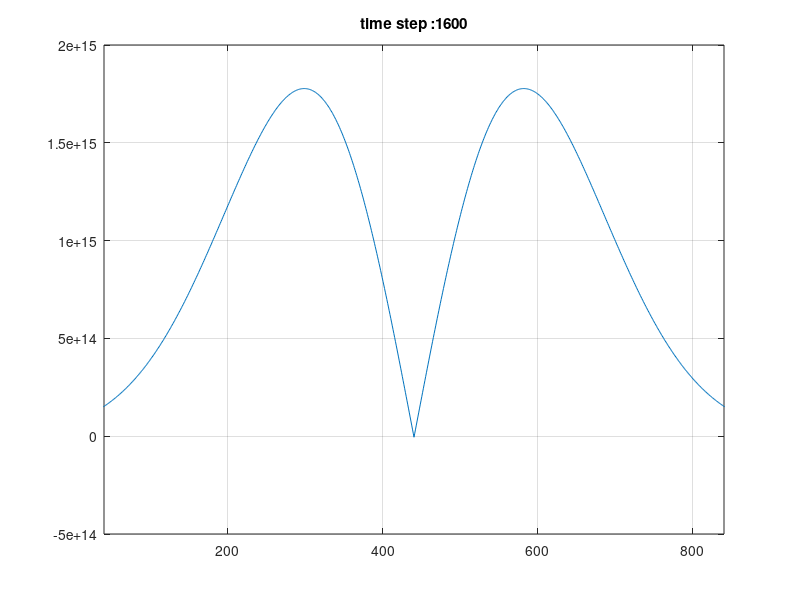

Source code (MATLAB):
%
% FDTD 1D in free space with CPML 
%
% AUTHOR:skiloop
% EMAIL:skiloop@126.com
%

clc
close all;

%% some constants
mu_0 = 1.2566370614359173e-06;   %
eps_0= 8.8541878176203892e-12;   %
C=299792458.0;      % speed of light

%% wave definition
amptidute=100;
frequency=110E9;
T=1/frequency;
lambda=C*T;
t0=4*T;
omega=2*pi*frequency;

%% FDTD variables
if exist('zZoneSize','var')==0
    zZoneSize=4;
else if zZoneSize<0
    zZoneSize=4;
    end
end
if exist('tZoneSize','var')==0
    tZoneSize=4;
else if zZoneSize<0
    tZoneSize=4;
    end
end
domainLength=zZoneSize*lambda;
totalTime=tZoneSize*T;
numberCellsPerWavelength=200;

%% CPML parameters
pmlWidth=40;
pmlOrder=4;
epsR=1;
sigmaMax=1;
kappaMax=15;
alphaMax=0.24;
alphaOrder=1;

%% domain definition
dz=lambda/numberCellsPerWavelength;
dt=dz/2/C;
totalTimeStep=floor(totalTime/dt);
nz=floor(domainLength/dz+2*pmlWidth);
nzp1=nz+1;
nzm1=nz-1;
ksource = floor(nzp1/2);
%% FDTD EM field arrarys
Ex=zeros(1,nzp1);
Hy=zeros(1,nz);

%% Coeficient for EM field updating
Cexe=1;
Cexhy=-dt/eps_0/dz;
Chyh=1;
Chyex=-dt/mu_0/dz;

%% CPML arrays
Psi_Ezy_zn=zeros(1,pmlWidth);
Psi_Ezy_zp=zeros(1,pmlWidth);
Psi_Hzx_zn=zeros(1,pmlWidth);
Psi_Hzx_zp=zeros(1,pmlWidth);

%% initial PML update coeficients
sigmaOpt=sigmaMax*(pmlOrder+1)/(sqrt(epsR)*150*pi*dz);
% zn side
rho_e=((pmlWidth:-1:1)-0.75)/pmlWidth;
rho_m=((pmlWidth:-1:1)-0.25)/pmlWidth;
sigma_e=sigmaOpt*abs(rho_e).^pmlOrder;
sigma_m=sigmaOpt*abs(rho_m).^pmlOrder;
kappa_e=1+(kappaMax-1)*abs(rho_e).^pmlOrder;
kappa_m=1+(kappaMax-1)*abs(rho_m).^pmlOrder;
alpha_e=alphaMax*abs(rho_e).^pmlOrder;
alpha_m=alphaMax*abs(rho_m).^pmlOrder;
cpml_b_e_n=exp((-dt/eps_0)...
    *((sigma_e./kappa_e)+alpha_e));
cpml_a_e_n=1/dz*(cpml_b_e_n-1).*sigma_e ...
    ./(kappa_e.*(sigma_e+kappa_e.*alpha_e));
cpml_b_m_n=exp((-dt/eps_0)...
    *((sigma_m./kappa_m)+alpha_m));
cpml_a_m_n=1/dz*(cpml_b_m_n-1).*sigma_m ...
    ./(kappa_m.*(sigma_m+kappa_m.*alpha_m));
b=0;%sigma_e*dt/2/eps_0;
Cexe_zn=(1-b)./(1+b);
CPsi_Ezy_zn=-dt./(1+b)/eps_0;
Cexhy_zn=CPsi_Ezy_zn./kappa_e/dz;
b=0;%sigma_m*dt/2/mu_0;
Chyh_zn=(1-b)./(1+b);
CPsi_Hzx_zn=-dt./(1+b)/mu_0;
Chyex_zn=CPsi_Hzx_zn./kappa_m/dz;
% zp side
rho_e=((1:1:pmlWidth)-0.75)/pmlWidth;
rho_m=((1:1:pmlWidth)-0.25)/pmlWidth;
sigma_e=sigmaOpt*abs(rho_e).^pmlOrder;
sigma_m=sigmaOpt*abs(rho_m).^pmlOrder;
kappa_e=1+(kappaMax-1)*abs(rho_e).^pmlOrder;
kappa_m=1+(kappaMax-1)*abs(rho_m).^pmlOrder;
alpha_e=alphaMax*abs(rho_e).^pmlOrder;
alpha_m=alphaMax*abs(rho_m).^pmlOrder;
cpml_b_e_p=exp((-dt/eps_0)...
    *((sigma_e./kappa_e)+alpha_e));
cpml_a_e_p=1/dz*(cpml_b_e_p-1).*sigma_e ...
    ./(kappa_e.*(sigma_e+kappa_e.*alpha_e));
cpml_b_m_p=exp((-dt/eps_0)...
    *((sigma_m./kappa_m)+alpha_m));
cpml_a_m_p=1/dz*(cpml_b_m_p-1).*sigma_m ...
    ./(kappa_m.*(sigma_m+kappa_m.*alpha_m));
b=0;%sigma_e*dt/2/eps_0;
Cexe_zp=(1-b)./(1+b);
CPsi_Ezy_zp=-dt./(1+b)/eps_0;
Cexhy_zp=CPsi_Ezy_zp./kappa_e/dz;
b=0;%sigma_m*dt/2/mu_0;
Chyh_zp=(1-b)./(1+b);
CPsi_Hzx_zp=-dt./(1+b)/mu_0;
Chyex_zp=CPsi_Hzx_zp./kappa_m/dz;

%% FDTD loop

% some constants
%====== Gaussian Source ===========
dtDivEps0DivDz=dt/eps_0/dz;
muSource=dtDivEps0DivDz*amptidute * -2.0 /T/T;
%====== Sine Source ===========
% dtDivEps0DivDz=dt/eps_0/dz;
% muSource=dtDivEps0DivDz*amptidute * 2.0*pi*omega;

% initial plot
figure;
h=plot(Ex);
%set(gca,'ylim',[-2 2.5]*1e15);
set(gca,'xlim',[pmlWidth (nz-pmlWidth)]);
grid on;

% point to test performace of CPML
ic=ksource+numberCellsPerWavelength;
cEx=zeros(1,totalTimeStep);

% fdtd loop
for n=1:totalTimeStep
    %============================
    %update Hy
    %============================
    Psi_Hzx_zn=cpml_b_m_n.*Psi_Hzx_zn+cpml_a_m_n.*(Ex(2:pmlWidth+1)-Ex(1:pmlWidth));
    Psi_Hzx_zp=cpml_b_m_p.*Psi_Hzx_zp+cpml_a_m_p.*(Ex(nzp1-pmlWidth+1:nzp1)-Ex(nzp1-pmlWidth:nz));
    if sum(isnan(Psi_Hzx_zp))>0
        display('nan found');
    end
    Hy(1:pmlWidth)=Chyh_zn.*Hy(1:pmlWidth)+Chyex_zn.*(Ex(2:pmlWidth+1)-Ex(1:pmlWidth))+CPsi_Hzx_zn.*Psi_Hzx_zn;
    if sum(isnan(Hy))>0
        display('nan found');
    end
    Hy(nz-pmlWidth+1:nz)=Chyh_zp.*Hy(nz-pmlWidth+1:nz)+Chyex_zp.*(Ex(nzp1-pmlWidth+1:nzp1)-Ex(nzp1-pmlWidth:nz))+CPsi_Hzx_zp.*Psi_Hzx_zp;
    if sum(isnan(Hy))>0
        display('nan found');
    end
    % non pml region
    Hy(pmlWidth+1:nz-pmlWidth)=Chyh* Hy(pmlWidth+1:nz-pmlWidth)+Chyex*( Ex(pmlWidth+2:nzp1-pmlWidth)-Ex(pmlWidth+1:nz-pmlWidth)); 
    
    %===========================
    % update Ex
    %===========================
    Psi_Ezy_zn=cpml_b_e_n.*Psi_Ezy_zn+cpml_a_e_n.*(Hy(2:pmlWidth+1)-Hy(1:pmlWidth));
    Psi_Ezy_zp=cpml_b_e_p.*Psi_Ezy_zp+cpml_a_e_p.*(Hy(nzp1-pmlWidth:nz)-Hy(nz-pmlWidth:nzm1));
    if sum(isnan(Psi_Ezy_zp))>0
        display('nan found');
    end
    Ex(2:pmlWidth+1)=Cexe_zn.*Ex(2:pmlWidth+1)+Cexhy_zn.*(Hy(2:pmlWidth+1)-Hy(1:pmlWidth))+CPsi_Ezy_zn.*Psi_Ezy_zn;
    
    if sum(isnan(Ex))>0
        display('nan found');
    end
    Ex(nzp1-pmlWidth:nz)=Cexe_zp.*Ex(nzp1-pmlWidth:nz)+Cexhy_zp.*(Hy(nzp1-pmlWidth:nz)-Hy(nz-pmlWidth:nzm1))+CPsi_Ezy_zp.*Psi_Ezy_zp;
    if sum(isnan(Ex))>0
        display('nan found');
    end
    % non pml region
    Ex(pmlWidth+2:nz-pmlWidth)=Cexe* Ex(pmlWidth+2:nz-pmlWidth)+Cexhy*( Hy(pmlWidth+2:nz-pmlWidth)-Hy(pmlWidth+1:nzm1-pmlWidth)); 
    
    %==========================
    % update source
    %==========================
    Ex(ksource)=Ex(ksource)+muSource *(n * dt - t0)...
                    * exp(-(((n * dt - t0) / T).^2)); % Differentiated Gaussian pulse
%     Ex(ksource)=Ex(ksource)-amptidute *sin((n * dt - t0) * omega)/dz; % Sine source
                
    %==========================
    % update figure
    %==========================
    if mod(n,30)==0||n==totalTimeStep
        set(h,'YData',Ex);
        title(gca,strcat('time step :' ,int2str(n)));
        pause(0.2);
    end
    
    %=========================
    % sample watched field
    %=========================
    cEx(n)=Ex(ic);    
end